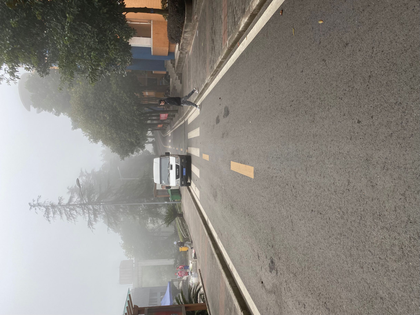
%> input picture 2_双边滤波/22.png, 420 x 315 px, shrunk from 2436 x 1827 before the run
$ octave oustu.m   (GNU Octave 9; MATLAB toolbox functions it lacks are replaced by stand-ins)
%> lines starting %> are read from the running program, lines starting %| are printed output that depends on the picture; in (x1, y1, x2, y2) boxes, pixels count from 0 and x2, y2 are one past the last pixel; in counts of white or black regions, pixels touching at a corner belong together; the program's own positions count from 1
clear all
I = imread('22.png');
%> I is the input picture: size 315x420x3 uint8; mean R, G, B 140.5, 136.4, 130.5

%figure(1)
subplot(221)
imshow(I);
title('原图');
I=rgb2gray(I);%先把彩色图变灰度图
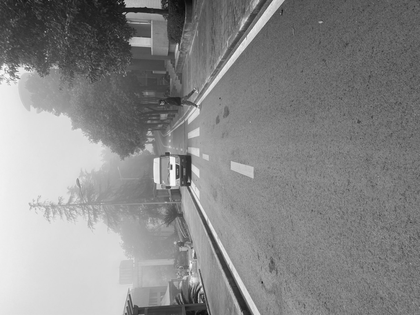
%> I: size 315x420 uint8; min 9, max 252, mean 136.9
subplot(222)
imshow(I);
title('灰度图');
level = graythresh(I);%寻找方差最大时的阈值
%> level = 0.624
BW = imbinarize(I,level);
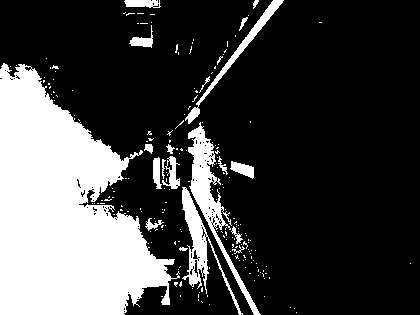
%> BW: size 315x420 logical; 26.2% white; 207 white regions (187 under 20 px), largest, box (x1, y1, x2, y2) and area: (0, 63, 180, 315) 27589, (188, 122, 261, 315) 2409, (182, 187, 243, 315) 1526
[h,w]=size(BW);
%> h = 315; w = 420
subplot(223)
%figure(2)
imshow(BW);
title('matlab自带函数');
IMAX = max(max(I));
%> IMAX = 252
IMIN = min(min(I));
%> IMIN = 9

T=IMIN:IMAX;
%> T = 244 values from 9 to 252
ISIZE=size(I);  %图像大小
%> ISIZE = [315 420]

muxSize = ISIZE(1) * ISIZE(2);
%> muxSize = 132300

Tmp=0;%zeros(1,length(T));
mid=0;
%> (the run ends here)
